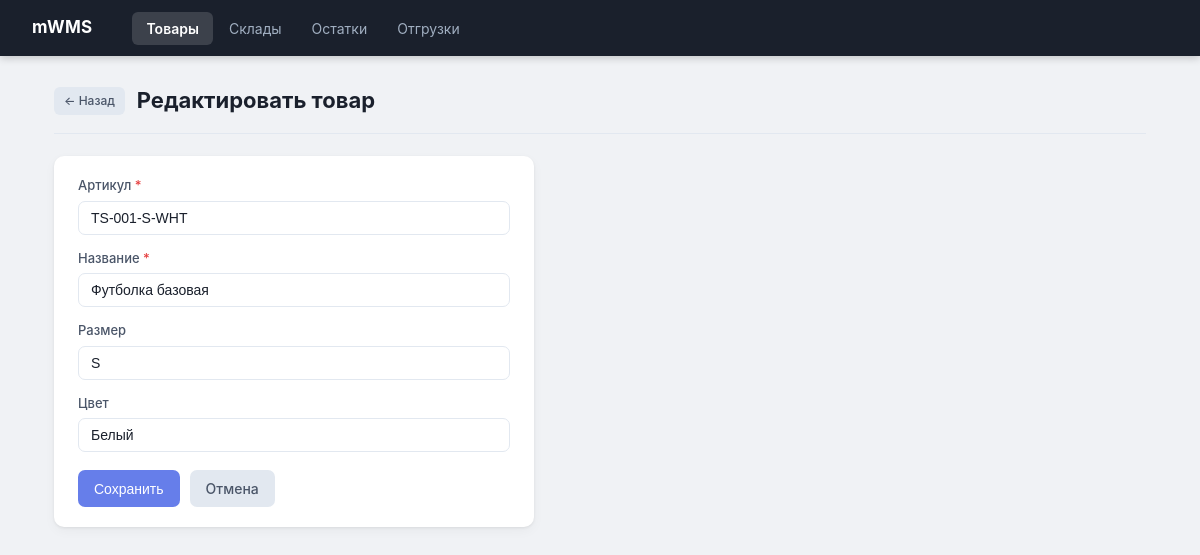
/products/1/edit, run on the app's committed database.
### tables this page shows
CREATE TABLE products (
    id         INTEGER PRIMARY KEY AUTOINCREMENT,
    sku        TEXT    NOT NULL UNIQUE,   -- артикул
    name       TEXT    NOT NULL,
    size       TEXT,                      -- размер: S, M, L, XL и т.п.
    color      TEXT,                      -- цвет
    image_url  TEXT,                      -- ссылка на картинку (заполним потом)
    created_at TEXT    DEFAULT (date('now'))
);

### app.py (the view, shortened to what this page needs)
@app.route('/products/<int:product_id>/edit', methods=['GET', 'POST'])
def product_edit(product_id):
    db = get_db()
    product = db.execute('SELECT * FROM products WHERE id=?', (product_id,)).fetchone()
    return render_template('product_edit.html', product=product)

### app.py (called while the page is built)
def get_db():
    if 'db' not in g:
        conn = sqlite3.connect(DB_PATH)
        conn.row_factory = sqlite3.Row  # строки доступны по имени колонки
        g.db = conn
    return g.db

### templates/product_edit.html (shortened to what this page needs)
{% extends "base.html" %}
{% block content %}
<div class="page-header">
    <a href="{{ url_for('products') }}" class="btn btn-sm btn-back">← Назад</a>
    <h1>Редактировать товар</h1>
</div>
<div class="card card-narrow">
    <form method="POST" class="form-col">
        <div class="form-group">
            <label>Артикул <span class="required">*</span></label>
            <input type="text" name="sku" required value="{{ product.sku }}">
        </div>
        <div class="form-group">
            <label>Название <span class="required">*</span></label>
            <input type="text" name="name" required value="{{ product.name }}">
        </div>
        <div class="form-group">
            <label>Размер</label>
            <input type="text" name="size" value="{{ product.size or '' }}">
        </div>
        <div class="form-group">
            <label>Цвет</label>
            <input type="text" name="color" value="{{ product.color or '' }}">
        </div>
        <div class="form-actions">
            <button type="submit" class="btn btn-primary">Сохранить</button>
            <a href="{{ url_for('products') }}" class="btn btn-secondary">Отмена</a>
        </div>
    </form>
</div>
{% endblock %}

### static/css/style.css (style rules this page uses)
* { box-sizing: border-box; margin: 0; padding: 0; }
body { font-family: -apple-system, BlinkMacSystemFont, 'Segoe UI', sans-serif; background: #f0f2f5; color: #1a202c; font-size: 15px; line-height: 1.5; }
.page-header { display: flex; align-items: center; gap: 12px; margin-bottom: 22px; padding-bottom: 16px; border-bottom: 1px solid #e2e8f0; }
.page-header h1 { font-size: 22px; font-weight: 700; }
.card { background: #fff; border-radius: 10px; padding: 20px 24px; margin-bottom: 20px; box-shadow: 0 1px 3px rgba(0, 0, 0, 0.07), 0 4px 12px rgba(0, 0, 0, 0.04); }
.card-narrow { max-width: 480px; }
.form-col { display: flex; flex-direction: column; gap: 14px; }
.form-group { display: flex; flex-direction: column; gap: 5px; }
.form-group label { font-size: 13px; font-weight: 500; color: #4a5568; }
.form-group input, .form-group select, .form-group textarea { padding: 8px 12px; border: 1.5px solid #e2e8f0; border-radius: 7px; font-size: 14px; color: #1a202c; background: #fff; outline: none; transition: border-color 0.15s, box-shadow 0.15s; min-width: 160px; }
.required { color: #e53e3e; }
.form-actions { display: flex; gap: 10px; margin-top: 4px; }
.btn { display: inline-flex; align-items: center; gap: 6px; padding: 8px 16px; border-radius: 7px; font-size: 14px; font-weight: 500; cursor: pointer; border: none; text-decoration: none; transition: opacity 0.15s, transform 0.1s; white-space: nowrap; }
.btn-primary { background: #667eea; color: #fff; }
.btn-secondary { background: #e2e8f0; color: #4a5568; }
.btn-sm { padding: 5px 10px; font-size: 12px; border-radius: 6px; }
.btn-back { background: #e2e8f0; color: #4a5568; }

### data on the page
products: sku "TS-001-S-WHT", name "Футболка базовая", size "S", color "Белый"
